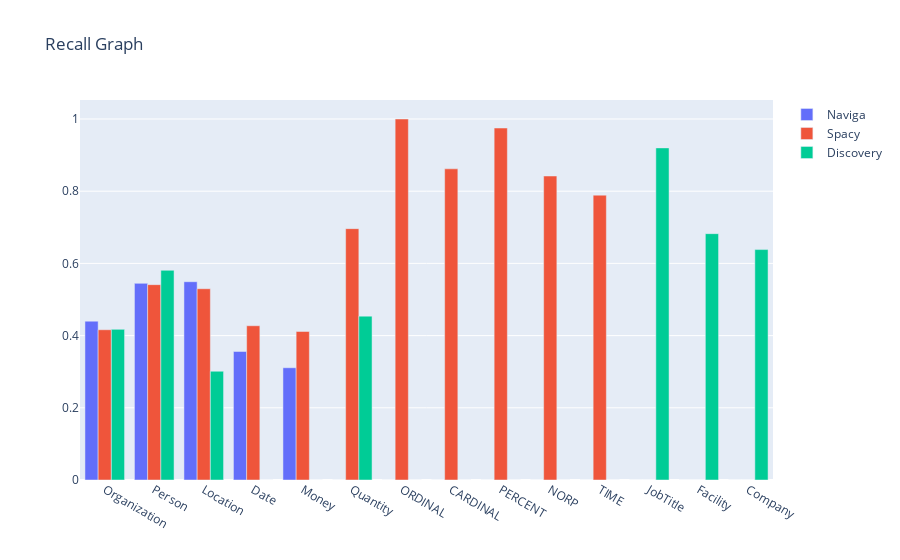

Notebook code cell kept with this figure:
### Code cell
fig = go.Figure(data=[
    go.Bar(name='Naviga', x=entity_rep, y=H2),
    go.Bar(name='Spacy', x=entity_rep, y=S2),
    go.Bar(name='Discovery', x=entity_rep, y=D2)],
    layout={'title':"Recall Graph"}
)
# Change the bar mode
# fig.update_layout(barmode='group')

fig.show()

### Figure 1 — Plotly figure (JSON) as saved in the notebook; plotly's stock layout.template omitted (floating-point values rounded to 4 significant figures)
{"data": [{"name": "Naviga", "type": "bar", "x": ["Organization", "Person", "Location", "Date", "Money", "Quantity", "ORDINAL", "CARDINAL", "PERCENT", "NORP", "TIME", "JobTitle", "Facility", "Company"], "y": [0.44, 0.5447, 0.5493, 0.356, 0.311, 0, 0, 0, 0, 0, 0, 0, 0, 0]}, {"name": "Spacy", "type": "bar", "x": ["Organization", "Person", "Location", "Date", "Money", "Quantity", "ORDINAL", "CARDINAL", "PERCENT", "NORP", "TIME", "JobTitle", "Facility", "Company"], "y": [0.4162, 0.5411, 0.5299, 0.4273, 0.4115, 0.6963, 1, 0.862, 0.975, 0.8421, 0.7891, 0, 0, 0]}, {"name": "Discovery", "type": "bar", "x": ["Organization", "Person", "Location", "Date", "Money", "Quantity", "ORDINAL", "CARDINAL", "PERCENT", "NORP", "TIME", "JobTitle", "Facility", "Company"], "y": [0.4172, 0.5809, 0.3013, 0, 0, 0.4539, 0, 0, 0, 0, 0, 0.92, 0.6824, 0.6383]}], "layout": {"title": {"text": "Recall Graph"}}}
